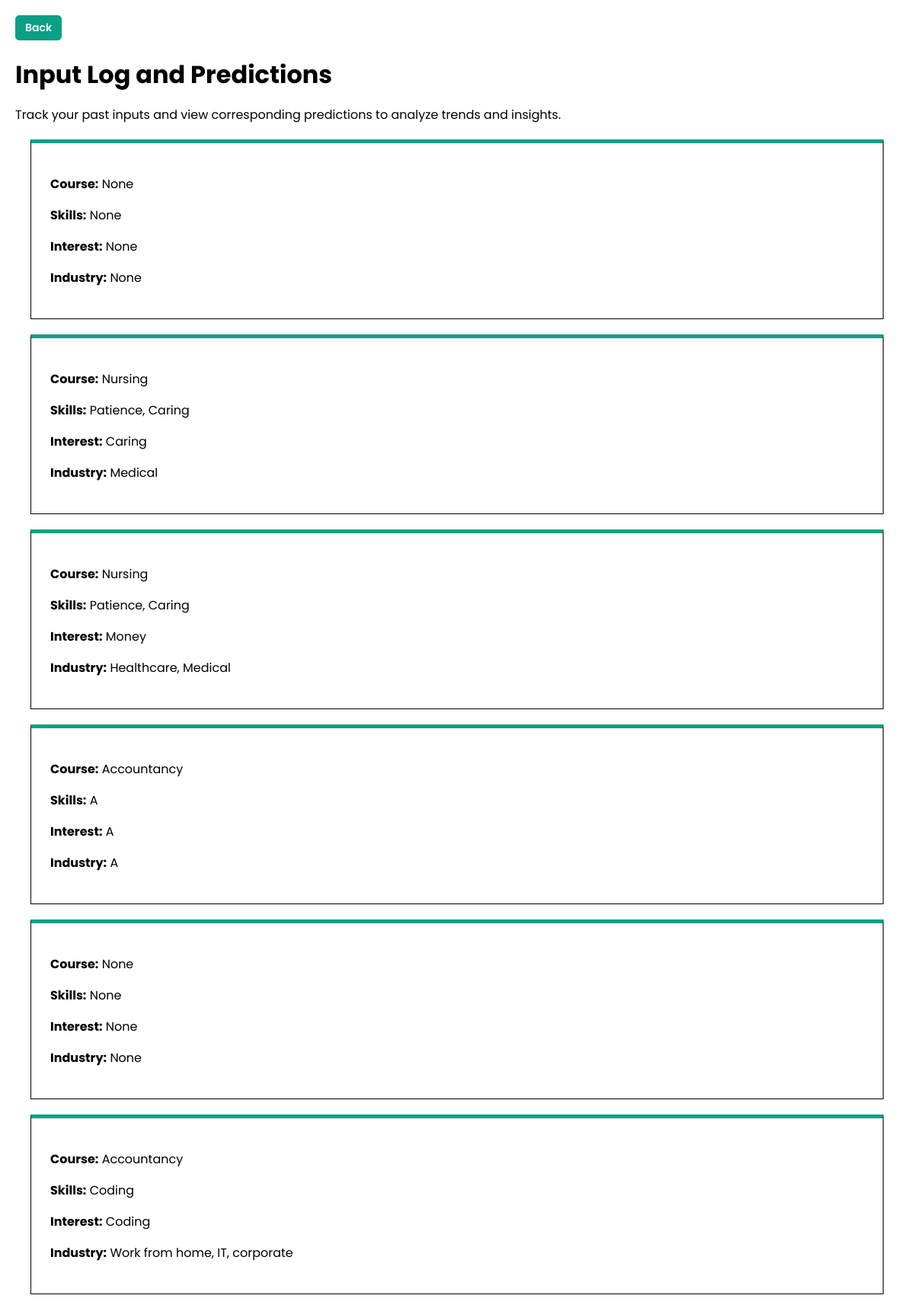
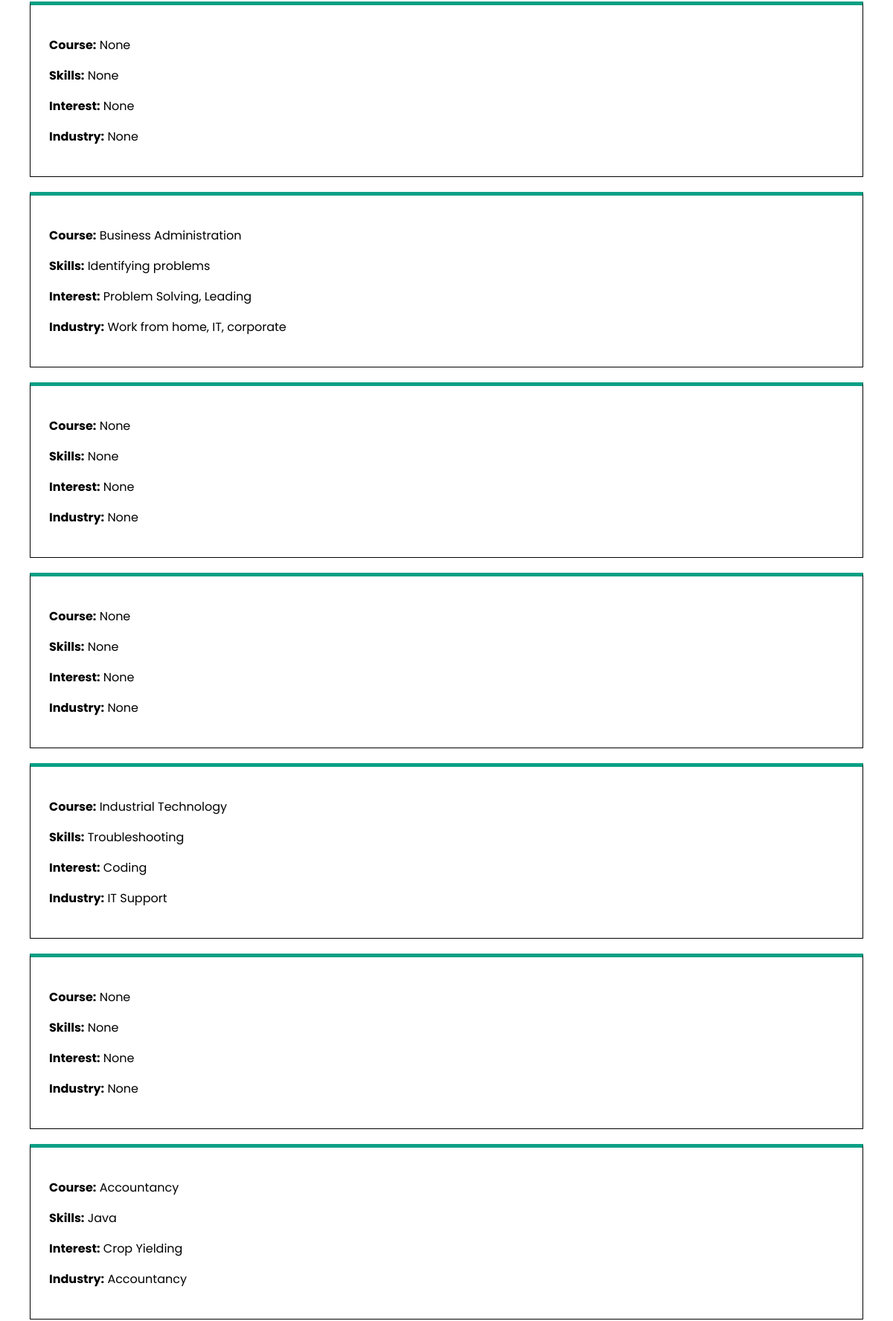
The page /display_data/ (upper part) on the database its author committed (2 pictures, top to bottom).
### thesisapp/models.py (models this page shows)
class UserHistory(models.Model):
    username = models.CharField(max_length=100, null=True)
    user_course = models.CharField(max_length=100, null=True)
    user_skills = models.CharField(max_length=100, null=True)
    user_interest = models.CharField(max_length=100, null=True)
    user_industry = models.CharField(max_length=100, null=True)

### thesisapp/views.py (the view)
# urls.py: path('display_data/', views.display_data, name='display_data'),
def display_data(request):
    user_data = UserHistory.objects.all()
    prediction_results = PredictionResult.objects.all()
    return render(request, 'history_page.html', {'user_data': user_data, 'prediction_results': prediction_results})

### template/history_page.html (shortened to what this page needs)
<!DOCTYPE html>
<html lang="en">
<head>
    {% load static %}
    <link rel="stylesheet" href="{% static 'history_page.css' %}">
</head>
<body>
    <nav id="nav-links">
        <form method = 'post' action= "{% url 'get_started' %}" name="get_started_form">
          <button id="call-to-action" title="Go back to previous page" type="submit">Back</a>
      </nav>
    <h1>Input Log and Predictions</h1>
    <p>Track your past inputs and view corresponding predictions to analyze trends and insights.</p>
{% for user_entry in user_data reversed %}
    <div class="user-entry">
        <p><strong>Course:</strong> {{ user_entry.user_course }}</p>
        <p><strong>Skills:</strong> {{ user_entry.user_skills }}</p>
        <p><strong>Interest:</strong> {{ user_entry.user_interest }}</p>
        <p><strong>Industry:</strong> {{ user_entry.user_industry }}</p>
    </div>
{% endfor %}
</body>
</html>

### static/history_page.css (style rules this page uses)
body { margin: 20px; font-family: 'Poppins', 'sans-serif'; }
h1 { margin-bottom: 0px; }
.user-entry { border: 1px solid black; border-top: 5px solid #0AA085; padding: 25px; margin: 20px; }
#call-to-action { text-decoration: none; font-family:"Poppins", sans-serif; font-optical-sizing: auto; font-weight: 700; font-style: normal; font-size: 14px; color: white; padding: 5px 12px; font-weight: 600; border: 1px solid #0AA085; border-radius: 5px; background-color: #0AA085; cursor: pointer; }

### rows shown on the page
UserHistory: user_course "None", user_skills "None", user_interest "None", user_industry "None"
UserHistory: user_course "Nursing", user_skills "Patience, Caring", user_interest "Caring", user_industry "Medical"
UserHistory: user_course "Nursing", user_skills "Patience, Caring", user_interest "Money", user_industry "Healthcare, Medical"
UserHistory: user_course "Accountancy", user_skills "A", user_interest "A", user_industry "A"
UserHistory: user_course "None", user_skills "None", user_interest "None", user_industry "None"
UserHistory: user_course "Accountancy", user_skills "Coding", user_interest "Coding", user_industry "Work from home, IT, corporate"
UserHistory: user_course "None", user_skills "None", user_interest "None", user_industry "None"
UserHistory: user_course "Business Administration", user_skills "Identifying problems", user_interest "Problem Solving, Leading", user_industry "Work from home, IT, corporate"
UserHistory: user_course "None", user_skills "None", user_interest "None", user_industry "None"
UserHistory: user_course "None", user_skills "None", user_interest "None", user_industry "None"
UserHistory: user_course "Industrial Technology", user_skills "Troubleshooting", user_interest "Coding", user_industry "IT Support"
UserHistory: user_course "None", user_skills "None", user_interest "None", user_industry "None"
UserHistory: user_course "Accountancy", user_skills "Java", user_interest "Crop Yielding", user_industry "Accountancy"
